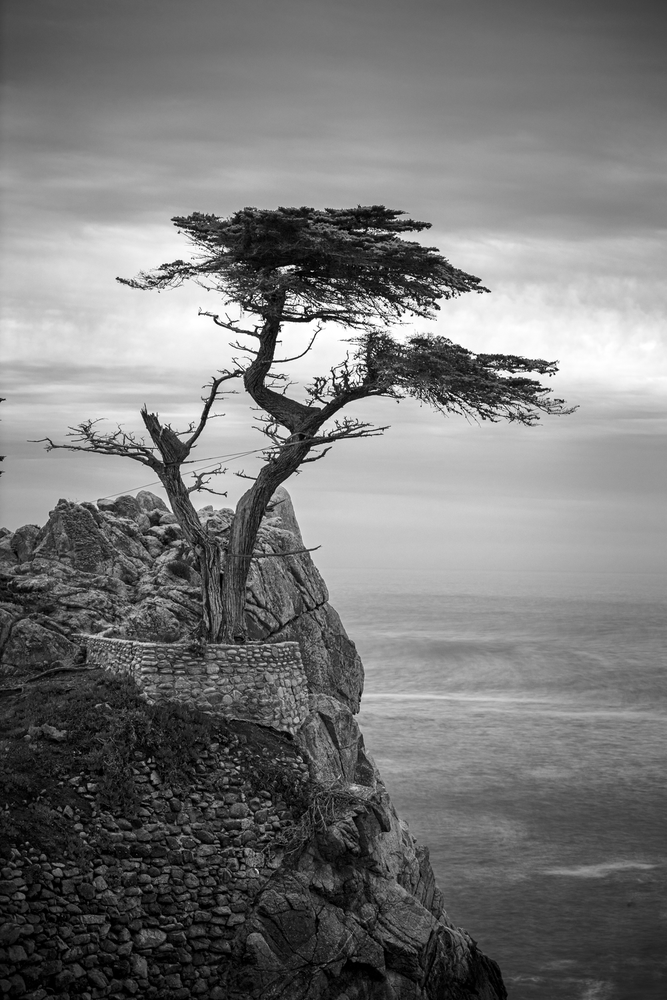
#> input picture tree_cliff.png, 667 x 1000 px, shrunk from 1000 x 1500 before the run
$ python flip_image.py
#> lines starting #> are read from the running program, lines starting #| are printed output that depends on the picture
# lesson 6

import argparse
import cv2

ap = argparse.ArgumentParser()

ap.add_argument("-i", "--image", type=str, default="tree_cliff.png", help="Path to image to flip.")

args = vars(ap.parse_args())

image = cv2.imread(args["image"])
#> image is the input picture: shape (1000, 667, 3); min 0, max 255, mean 119.5

flipped_horizontal = cv2.flip(image, 1)
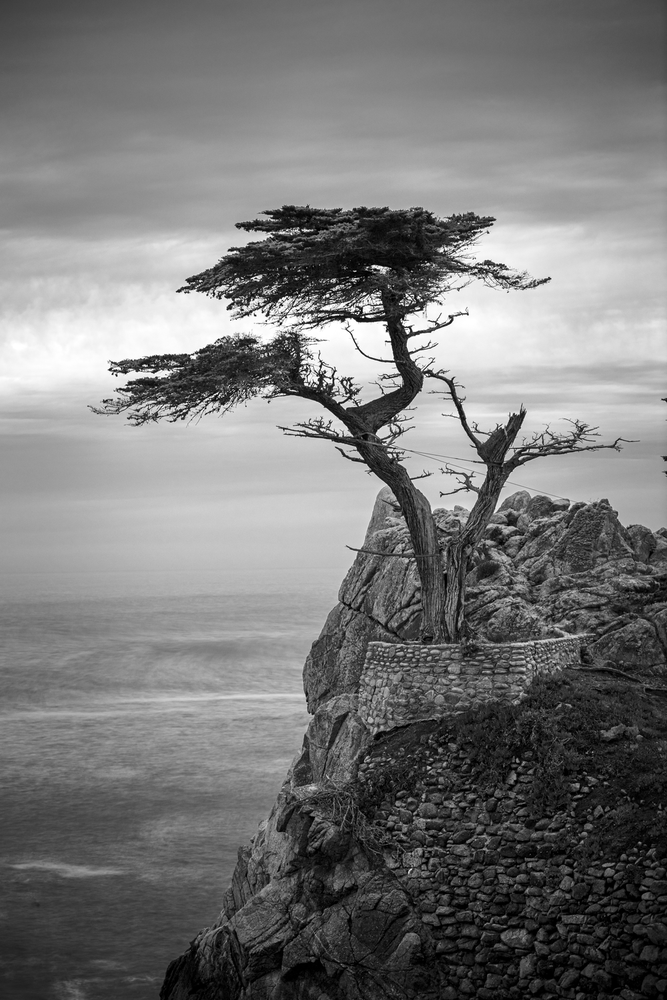
#> flipped_horizontal: shape (1000, 667, 3); min 0, max 255, mean 119.5
cv2.imshow("Flipped Horizontally", flipped_horizontal)
cv2.waitKey(0)

flipped_vertical = cv2.flip(image, 0)
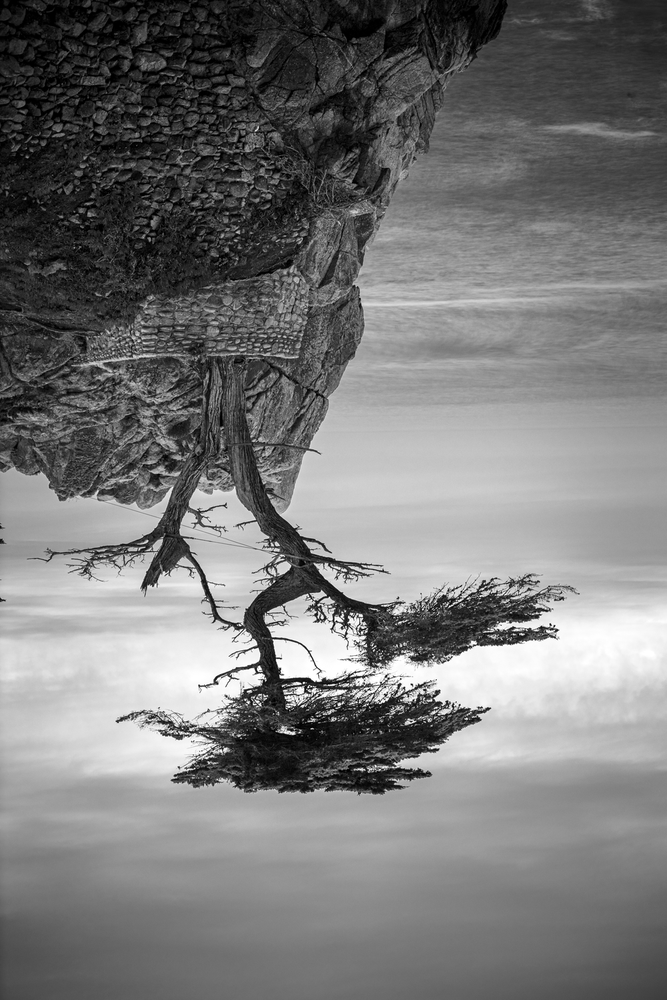
#> flipped_vertical: shape (1000, 667, 3); min 0, max 255, mean 119.5
cv2.imshow("Flipped Vertically", flipped_vertical)
cv2.waitKey(0)

flipped_both = cv2.flip(image, -1)
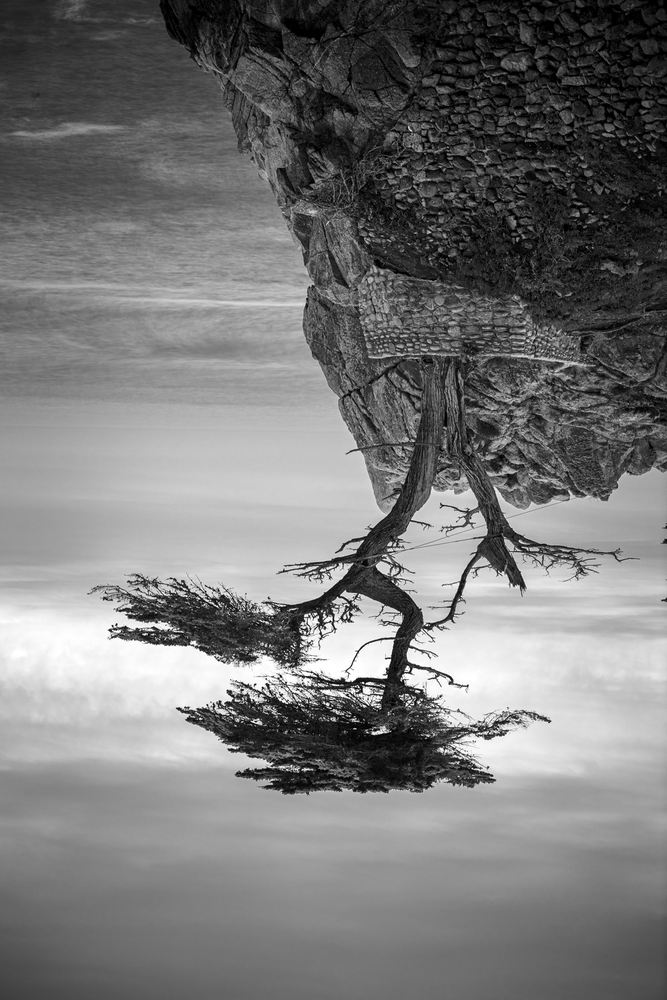
#> flipped_both: shape (1000, 667, 3); min 0, max 255, mean 119.5
cv2.imshow("Flipped Both Ways", flipped_both)
cv2.waitKey(0)
